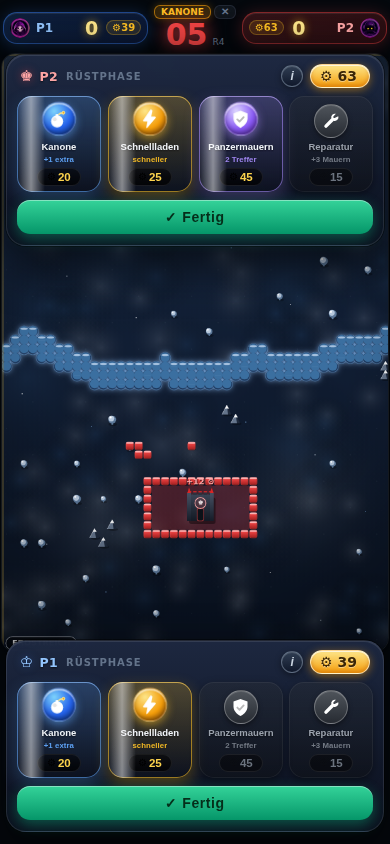
#> input picture talk-img/armory.png, 390 x 844 px
$ python risse.py ../../../../talk-img/armory.png ../../../../talk-img/build.png 1.0 5
#> lines starting #> are read from the running program, lines starting #| are printed output that depends on the picture
# Dunkle Linien (Risse) abschwaechen: dunkle Pixel Richtung Umgebungsfarbe ziehen.
import sys
from PIL import Image, ImageFilter
ein, aus, staerke = sys.argv[1], sys.argv[2], float(sys.argv[3])
im = Image.open(ein).convert('RGB')
#> im is the input picture: PIL image 390x844 RGB; mean R, G, B 35.4, 52.5, 61.5
weich = im.filter(ImageFilter.MedianFilter(int(sys.argv[4]) if len(sys.argv) > 4 else 9)).filter(ImageFilter.GaussianBlur(2))
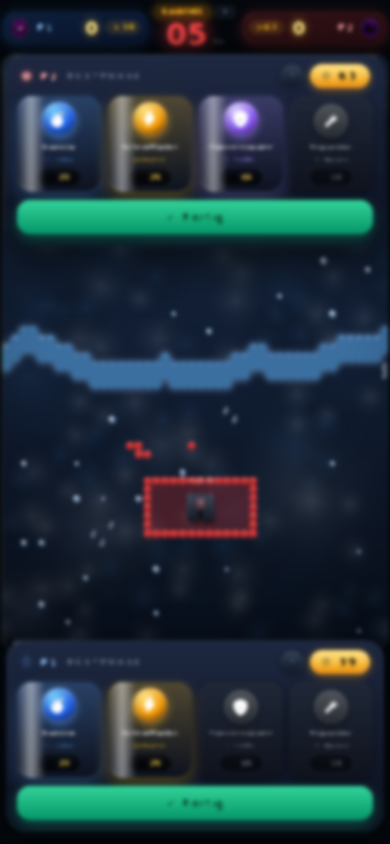
#> weich: PIL image 390x844 RGB; mean R, G, B 33.1, 50.6, 59.8
L = im.convert('L'); Lw = weich.convert('L')
#> after `L = im.convert('L')`:
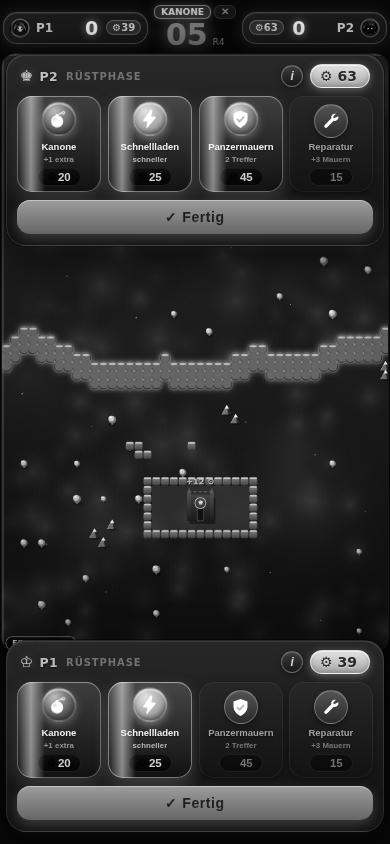
#> L: PIL image 390x844 L; min 0, max 255, mean 48.4
#> after `Lw = weich.convert('L')`:
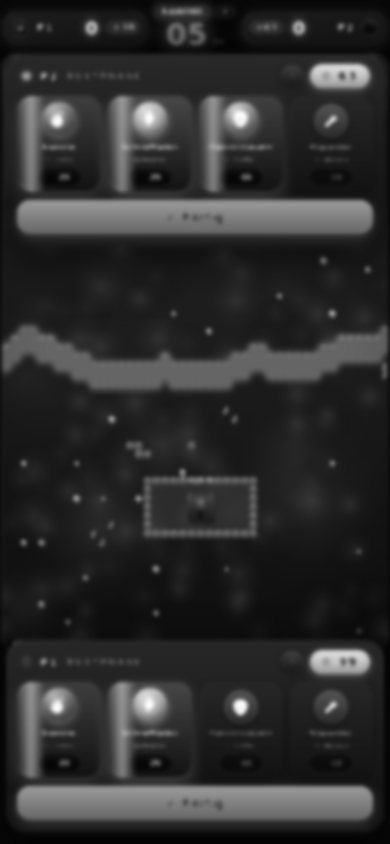
#> Lw: PIL image 390x844 L; min 4, max 252, mean 46.4
# Maske: wie viel dunkler als die Umgebung (0..255)
diff = Image.eval(Image.merge('RGB', (Lw, L, L)).convert('L'), lambda v: v)
import array
lp, lwp = L.load(), Lw.load()
m = Image.new('L', im.size); mp = m.load()
#> after `m = Image.new('L', im.size)`: m: PIL image 390x844 L; every value is 0
for y in range(im.height):
    for x in range(im.width):
        d = lwp[x, y] - lp[x, y]
        mp[x, y] = max(0, min(255, int(d * 4 * staerke)))
m = m.filter(ImageFilter.GaussianBlur(0.8))
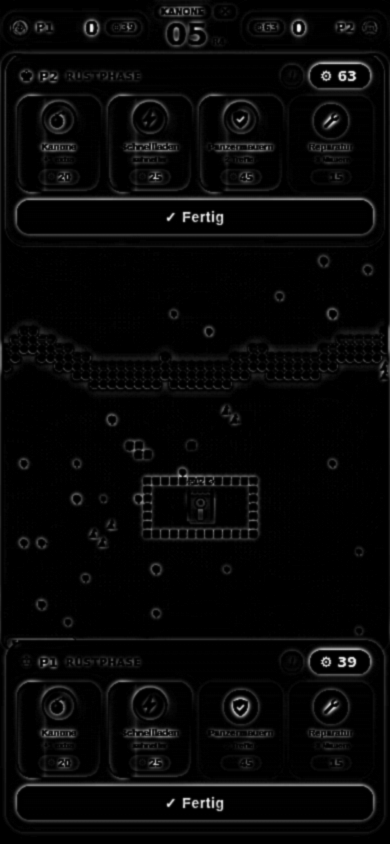
#> m: PIL image 390x844 L; min 0, max 244, mean 7.5
Image.composite(weich, im, m).save(aus)
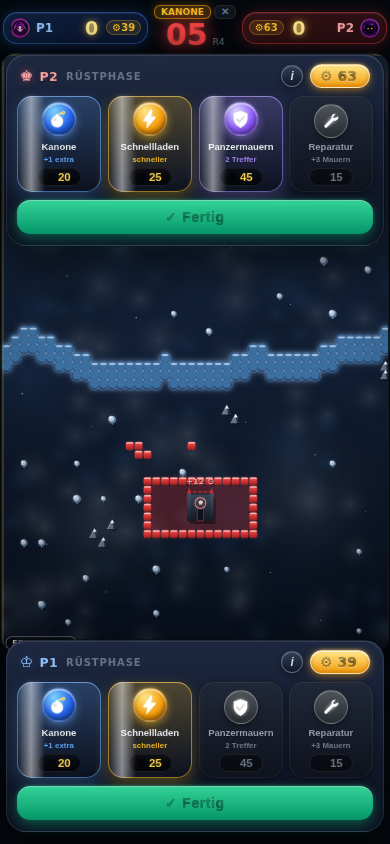
#> saved as build.png: PIL image 390x844 RGB; mean R, G, B 35.6, 52.8, 61.7
